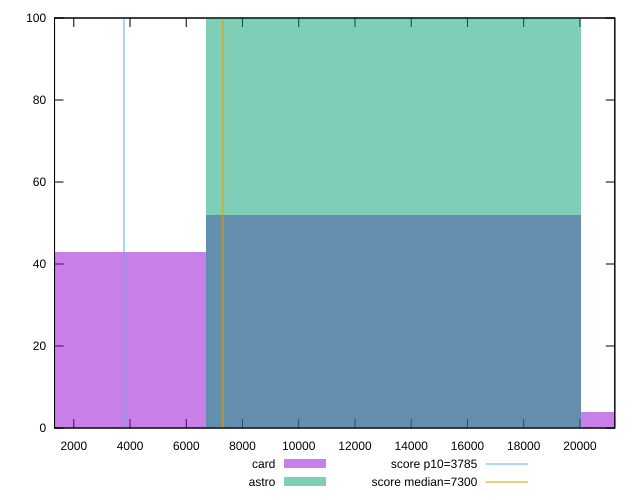

This figure's gnuplot source:
reset

$card <<EOF
13370.072961225349 52
0 43
26740.145922450698 4
EOF

$astro <<EOF
13370.072961225349 100
EOF

set key outside below
set boxwidth 13370.072961225349
set xrange [1315.3694999999998:21241.783999999996]
set yrange [0:100]
set trange [0:100]
set style fill transparent solid 0.5 noborder

set parametric
set terminal svg size 640, 500 enhanced background rgb 'white'
set output "reports/report_00027_2021-02-24T12-40-31.850Z/interactive/comparison/histogram/2_vs_3.svg"

plot $card title "card" with boxes, \
     $astro title "astro" with boxes, \
     3785,t title "score p10=3785", \
     7300,t title "score median=7300"

reset
